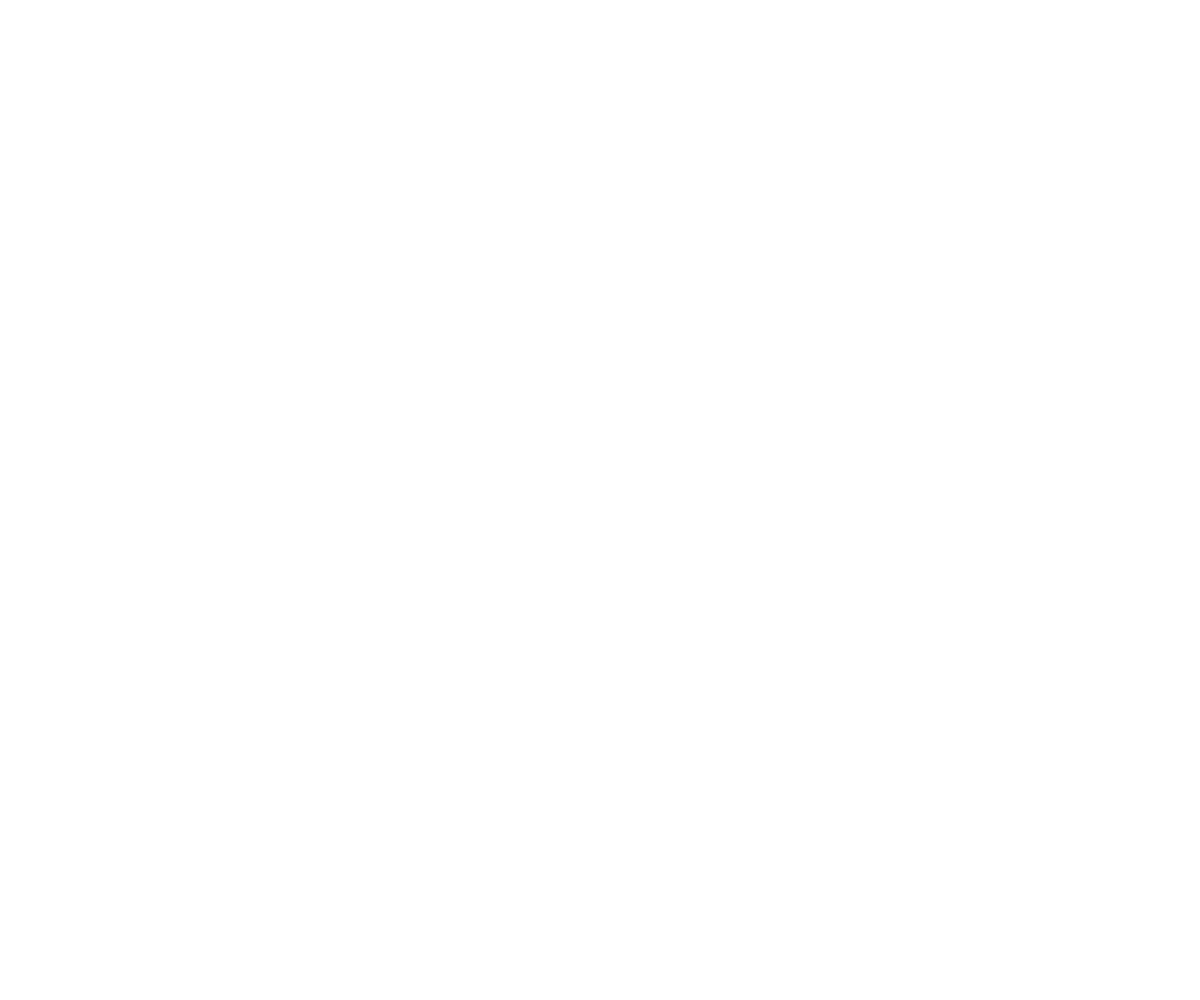
Frame 1 (no input)
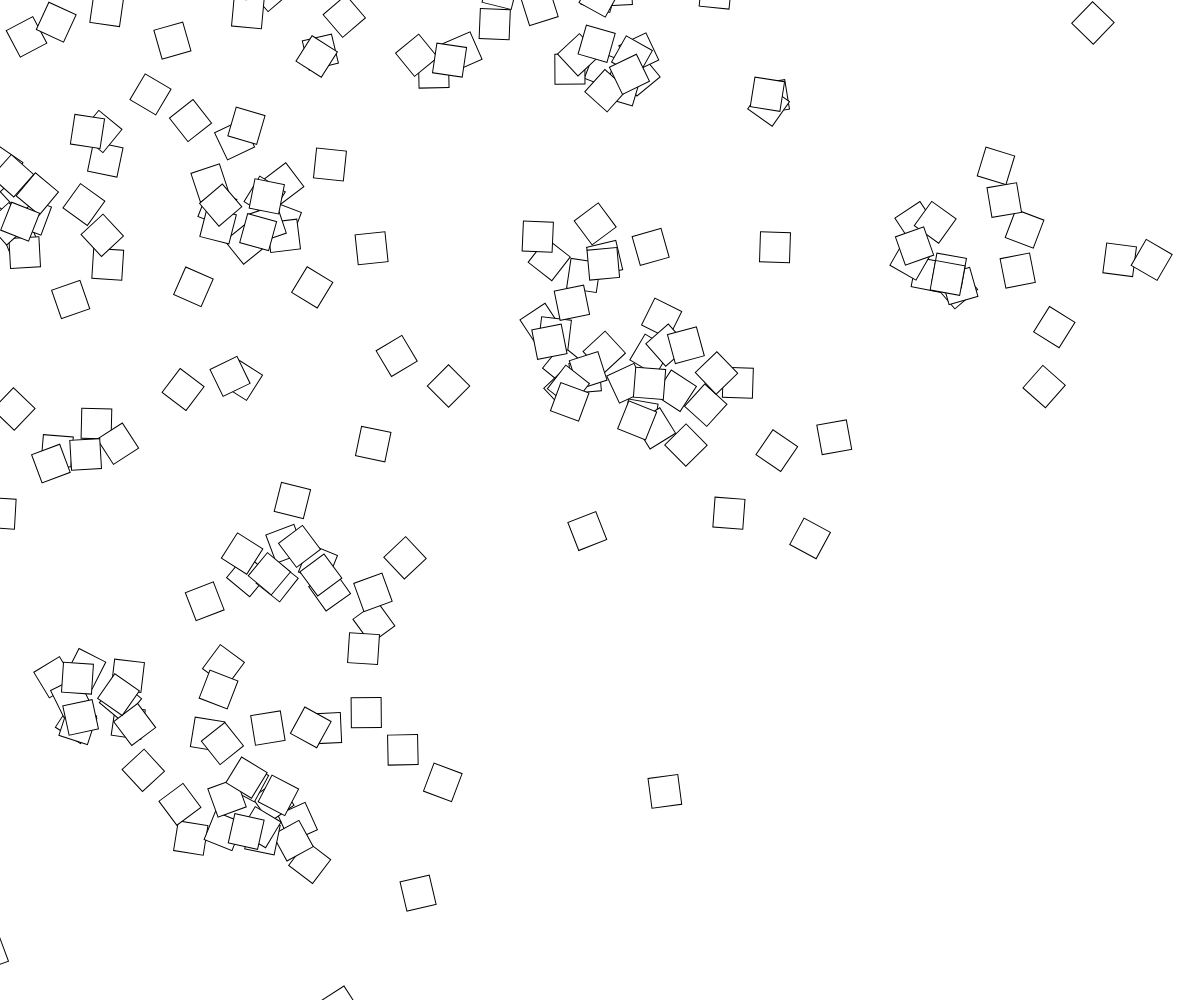
Frame 60 (no input)
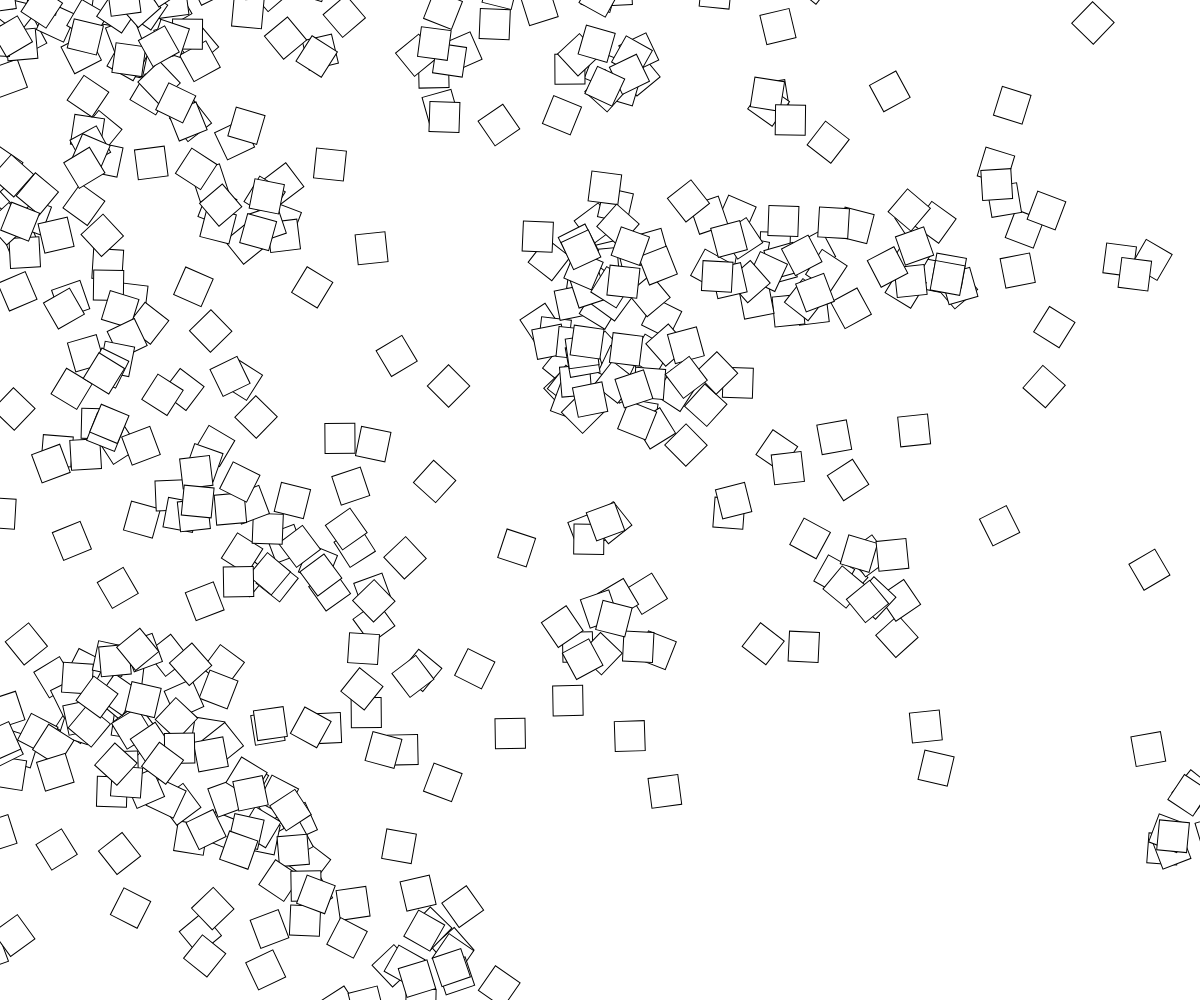
Frame 120 (the mouse pressed at the canvas centre since frame 60)

The p5.js sketch that drew these frames (run headless with seeded random() and noise() and a simulated clock; from frame 60 on, the mouse is pressed at the canvas centre):

// p5.js sketch
// ── sketch.js
// Project Title
// Your Name
// Date
//
// Extra for Experts:
// - describe what you did to take this project "above and beyond"


function setup() {
  createCanvas(windowWidth, windowHeight);
  
  angleMode(DEGREES)
}


function draw() {
  translate(width/2,height/2)
  randomELment(1000)
}
function randomELment(curentlen){
  push();
  
  while(curentlen>5){
    rotate(random(180));
    square(0,curentlen,30);
    translate(0,curentlen);
    curentlen*=.75;
  }
  pop()
}
